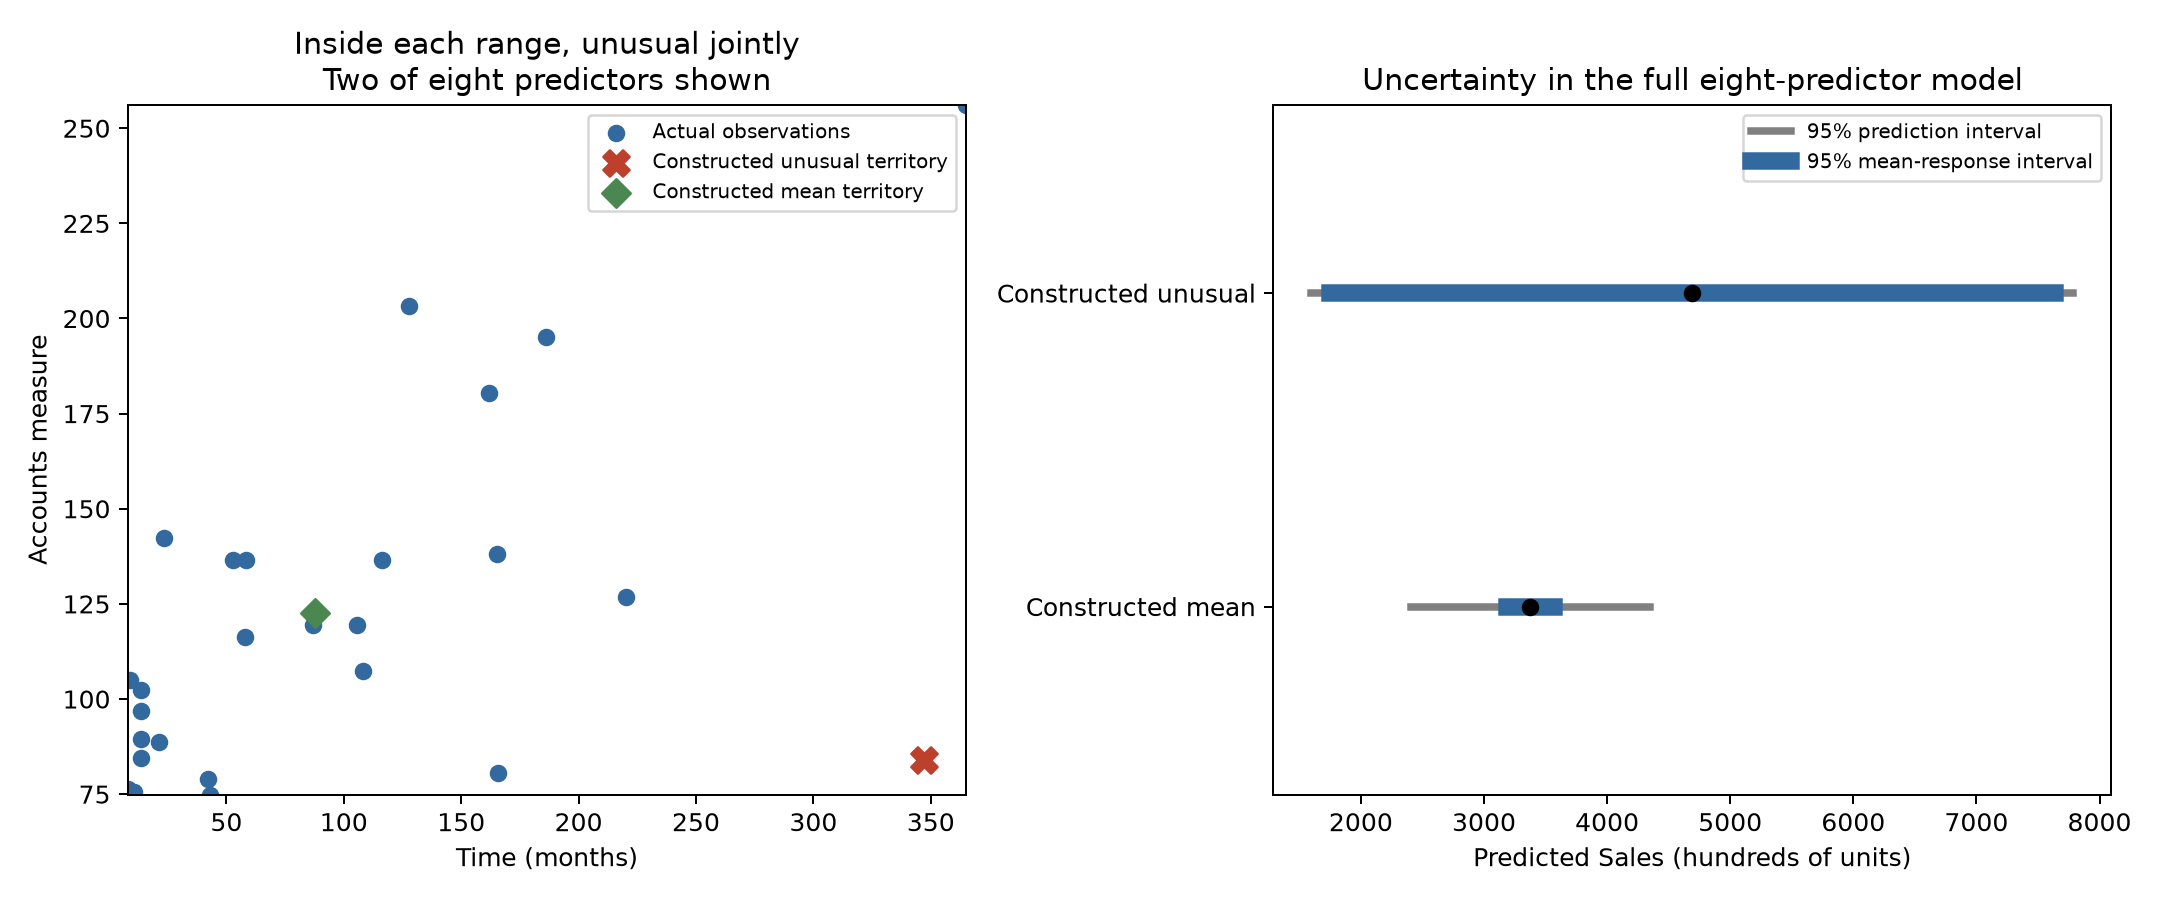

Reproduce this figure in Python.
import os
os.environ['MPLCONFIGDIR']='.mplcache'
import matplotlib
matplotlib.use('Agg')
import matplotlib.pyplot as plt
import numpy as np
import pandas as pd
import statsmodels.api as sm
import json
from itertools import product

df=pd.read_csv('sales_territory.csv');x=df.drop(columns='Sales');X=sm.add_constant(x)
m=sm.OLS(df.Sales,X).fit()
# Constructed candidates use 5% or 95% of each observed range, strictly inside.
low=x.min()+.05*(x.max()-x.min());high=x.min()+.95*(x.max()-x.min())
candidates=np.array([[low.iloc[j] if bit==0 else high.iloc[j] for j,bit in enumerate(bits)] for bits in product([0,1],repeat=8)])
Z=np.column_stack([np.ones(len(candidates)),candidates]);inv=m.normalized_cov_params.to_numpy()
h=np.einsum('ij,jk,ik->i',Z,inv,Z);idx=int(np.argmax(h));risk=candidates[idx]
points=pd.DataFrame([x.mean().to_numpy(),risk],columns=x.columns,index=['Constructed mean territory','Constructed unusual combination'])
P=sm.add_constant(points,has_constant='add');pred=m.get_prediction(P).summary_frame(alpha=.05)
lev=np.einsum('ij,jk,ik->i',P.to_numpy(),inv,P.to_numpy())
rows=[]
for i,label in enumerate(points.index):
    rows.append({'territory':label,'predictors':points.iloc[i].to_dict(),'leverage':float(lev[i]),**pred.iloc[i].to_dict()})
points.to_csv('constructed_within_ranges_territories.csv')
r={'model':'Original full eight-predictor OLS model, all 25 actual observations','construction':'Choose highest-leverage combination among 256 candidates at 5% or 95% of each observed predictor range. Comparison point is vector of predictor means. Both territories are hypothetical.','observed_ranges':{'min':x.min().to_dict(),'max':x.max().to_dict()},'observed_leverage_max':float(m.get_influence().hat_matrix_diag.max()),'territories':rows,'note':'Model-based classical 95% intervals, not validation; prediction interval concerns one new observation under the same model and error assumptions.'}
with open('within_ranges_prediction_risk_results.json','w') as f:json.dump(r,f,indent=2)
fig,axes=plt.subplots(1,2,figsize=(12,5))
axes[0].scatter(x.Time,x.Accts,color='#326a9f',label='Actual observations')
axes[0].scatter(risk[0],risk[list(x.columns).index('Accts')],marker='X',s=110,color='#bc402b',label='Constructed unusual territory')
axes[0].scatter(x.Time.mean(),x.Accts.mean(),marker='D',s=65,color='#4a8751',label='Constructed mean territory')
axes[0].set_xlim(x.Time.min(),x.Time.max());axes[0].set_ylim(x.Accts.min(),x.Accts.max());axes[0].set_xlabel('Time (months)');axes[0].set_ylabel('Accounts measure');axes[0].set_title('Inside each range, unusual jointly\nTwo of eight predictors shown');axes[0].legend(fontsize=8)
for i,row in enumerate(rows):
    b=row['mean'];axes[1].plot([row['obs_ci_lower'],row['obs_ci_upper']],[i,i],color='gray',lw=3,label='95% prediction interval' if i==0 else None)
    axes[1].plot([row['mean_ci_lower'],row['mean_ci_upper']],[i,i],color='#326a9f',lw=7,label='95% mean-response interval' if i==0 else None);axes[1].scatter(b,i,color='black',zorder=3)
axes[1].set_yticks([0,1],['Constructed mean','Constructed unusual']);axes[1].set_ylim(-.6,1.6);axes[1].set_xlabel('Predicted Sales (hundreds of units)');axes[1].set_title('Uncertainty in the full eight-predictor model');axes[1].legend(fontsize=8)
fig.tight_layout();fig.savefig('within_ranges_prediction_risk.png',dpi=180)
print(json.dumps(r,indent=2))
